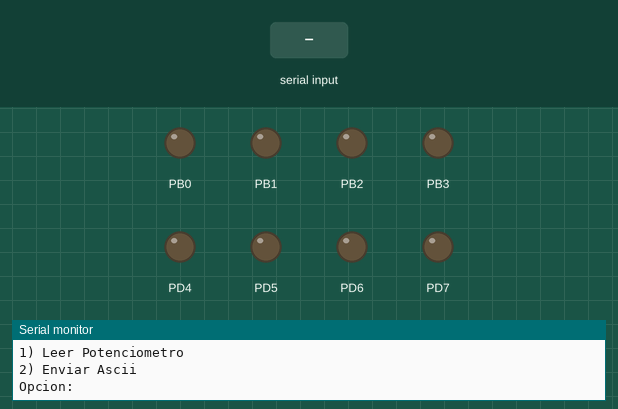
Recording of a program running on a simulated ATmega328P, built with avr-gcc and emulated at 16 MHz. Shown: output pins drawn as LEDs (lit = HIGH), the last lines printed to the serial monitor. The inputs (shaded band) are chosen by the test bench.

Above: at 1.2 s.
1.3 s: "1" received over Serial
2.8 s: "2" received over Serial
4.3 s: "0" received over Serial
At 5.2 s:
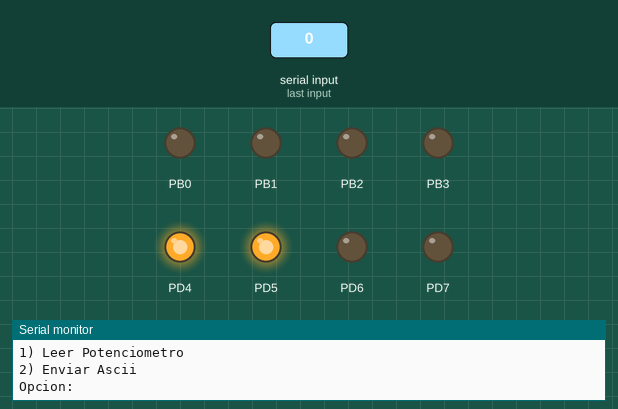
Timing chart, 0 to 7.3 s (numbered marks = the images above; inputs shaded):
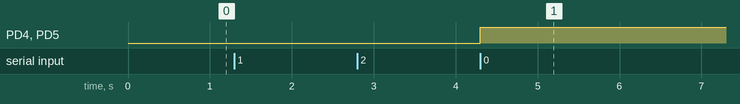

Measured:
- after the input at 4.3 s, PD4, PD5: LOW → HIGH at once

The program:

main.c
```c
/*
 * PostLab06_.c
 *
 * Created: 4/29/2026 4:52:12 PM
 * Author: Paula Ayala
 * Description:
 */
/****************************************/
// Encabezado (Libraries)
#define F_CPU 16000000UL
#include <avr/io.h>
#include <avr/interrupt.h>
#include <util/delay.h>

/****************************************/
// Function prototypes
void setup(void);
void UART_init(void);
void UART_enviar(char c);
void write_str(char* texto);
char UART_recibir(void);            // recibe un carácter (polling)
void ADC_init(void);                // inicializar ADC
uint16_t ADC_leer(uint8_t canal);   // leer el valor ADC
void enviar_numero(uint16_t num);   // enviar numero decimal por UART

/****************************************/
// Main Function
int main(void) {

    setup();
    UART_init();
    ADC_init();

    while (1) {
        // Mostrar menú
        write_str("\r\n*** MENU ***\r\n");
        write_str("1) Leer Potenciometro\r\n");
        write_str("2) Enviar Ascii\r\n");
        write_str("Opcion: ");

        char opcion = UART_recibir();   // esperar un carácter
        UART_enviar(opcion);             // eco
        write_str("\r\n");

        if (opcion == '1') {
            write_str("Valor ADC: ");
            uint16_t valor = ADC_leer(0);    // Potenciometro (PC0)
            enviar_numero(valor);
            write_str("\r\n");
        }
        else if (opcion == '2') {
            write_str("Ingrese un caracter: ");
            char c = UART_recibir();
            UART_enviar(c);                // eco
            write_str("\r\n");
            // Mostrar en los LEDs (nibble bajo en PORTB, nibble alto en PORTD)
            PORTB = c & 0x0F;              // bits 0-3
            PORTD = c & 0xF0;              // bits 4-7
        }
        else {
            write_str("Opcion invalida :c\r\n");
        }
        _delay_ms(100);   // pausa antes de reiniciar menú
    }
}

/****************************************/
// NON-Interrupt subroutines

void setup(void) {
    // SALIDAS = PB0-PB3 , PD4-PD7
    DDRB = 0x0F;
    DDRD = 0xF0;

    // LEDs apagados
    PORTB = 0x00;
    PORTD = 0x00;
}

// 9600 Baud
void UART_init(void) {
    // UBRR = 103 -> 9600 baud - 16MHz
    UBRR0H = 0;
    UBRR0L = 103;

    // Habilitar transmisor y receptor (sin interrupción)
    UCSR0B = (1 << TXEN0) | (1 << RXEN0);

    // FORMATO: 8 bits datos, 1 bit parada, sin paridad
    UCSR0C = (1 << UCSZ01) | (1 << UCSZ00);
}

void UART_enviar(char c) {
    while (!(UCSR0A & (1 << UDRE0)));   // esperar buffer vacío
    UDR0 = c;
}

void write_str(char* texto) {
    for(uint8_t i = 0; *(texto+i) != '\0'; i++) {
        UART_enviar(*(texto+i));
    }
}

// Recibe un carácter [Código en pausa hasta recibir un dato]
char UART_recibir(void) {
    while (!(UCSR0A & (1 << RXC0)));   // esperar dato recibido (polling)
    return UDR0;
}

// Inicializa ADC Ref AVcc, prescaler 128
void ADC_init(void) {
    ADMUX = (1 << REFS0);               // AVcc, canal 0
    ADCSRA = (1 << ADEN) | (1 << ADPS2) | (1 << ADPS1) | (1 << ADPS0); // habilitar, prescaler 128
}

// Lee el valor de 10 bits
uint16_t ADC_leer(uint8_t canal) {
    ADMUX = (ADMUX & 0xF0) | (canal & 0x0F); // seleccionar canal
    ADCSRA |= (1 << ADSC);                   // iniciar conversión
    while (ADCSRA & (1 << ADSC));            // esperar a que termine
    return ADC;                              // devuelve el registro ADC (10 bits)
}

// Envía un número entero de 16 bits (0-65535) en decimal por UART
void enviar_numero(uint16_t num) {
    char buffer[6];      // capacidad para 5 dígitos + terminador implícito
    uint8_t idx = 0;

    if (num == 0) {
        UART_enviar('0');
        return;
    }

    // Extraer dígitos de derecha a izquierda
    while (num > 0) {
        buffer[idx++] = '0' + (num % 10);
        num /= 10;
    }

    // Enviar en orden inverso (del dígito más significativo al menos)
    while (idx > 0) {
        UART_enviar(buffer[--idx]);
    }
}

/****************************************/
// Interrupt routines
```
